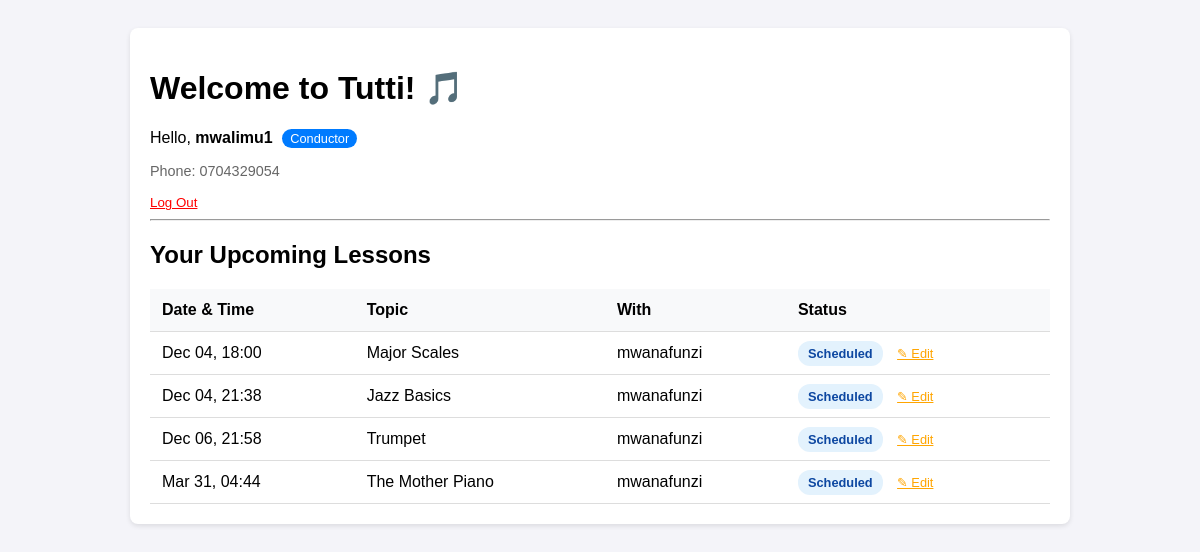
Page / (signed in) on the committed database.
### tuttiapp/models.py (models this page shows, shortened)
class User(AbstractUser):
    is_teacher = models.BooleanField(default=False)
    is_student = models.BooleanField(default=False)
    phone_number = models.CharField(max_length=15, blank=True, null=True, validators=[validate_kenyan_phone])

class Lesson(models.Model):
    STATUS_CHOICES = [
        ('REQUESTED', 'Requested'),  # Student requested a lesson
        ('SCHEDULED', 'Scheduled'),
        ('RESCHEDULE_PENDING', 'Reschedule Pending'), # Teacher requested reschedule
        ('COMPLETED', 'Completed'),       # Lesson happened, teacher marked it
        ('PENDING_PAYMENT', 'Pending Payment'), # Waiting for M-Pesa
        ('PAID', 'Paid'),                 # Money received
        ('CANCELLED', 'Cancelled'),
    ]
    teacher = models.ForeignKey(settings.AUTH_USER_MODEL, on_delete=models.CASCADE, related_name='lessons_taught')
    student = models.ForeignKey(settings.AUTH_USER_MODEL, on_delete=models.CASCADE, related_name='lessons_taken')
    start_time = models.DateTimeField()
    duration_minutes = models.PositiveIntegerField(default=60)
    topic = models.CharField(max_length=200, help_text="What are you teaching? e.g. Major Scales")
    teacher_notes = models.TextField(blank=True, help_text="Notes for the student to practice")
    price = models.DecimalField(max_digits=8, decimal_places=2, default=1500.00)
    status = models.CharField(max_length=20, choices=STATUS_CHOICES, default='SCHEDULED')
    is_student_reminder_sent = models.BooleanField(default=False)

### tuttiapp/views.py (the view)
# urls.py: path('', views.dashboard, name='dashboard'), # this means that dashboard is the homepage
@login_required
def dashboard(request):
    user = request.user
    if user.is_teacher:
        my_lessons = Lesson.objects.filter(teacher=user).order_by('start_time')
    elif user.is_student:
        my_lessons = Lesson.objects.filter(student=user).order_by('start_time')
    else:
        my_lessons = Lesson.objects.none()
    context = {
        'lessons': my_lessons
    }
    return render(request, 'tuttiapp/dashboard.html', context)

### tuttiapp/templates/tuttiapp/dashboard.html (shortened to what this page needs)
<!DOCTYPE html>
<html lang="en">
<head>
</head>
<body>
    <div class="card">
        <h1>Welcome to Tutti! 🎵</h1>
        {% if user.is_authenticated %}
            <p>Hello, <strong>{{ user.username }}</strong>
               {% if user.is_teacher %}<span class="role-badge">Conductor</span>{% endif %}
            </p>
            <p style="font-size: 0.9em; color: #666;">Phone: {{ user.phone_number|default:"Not set" }}</p>
            <form action="{% url 'logout' %}" method="post" style="display:inline;">
                <button type="submit" style="background:none; border:none; color:red; cursor:pointer; text-decoration:underline; padding:0;">Log Out</button>
            </form>
            <hr>
            <h2>Your Upcoming Lessons</h2>
            {% if lessons %}
                <table>
                    <thead>
                        <tr>
                            <th>Date & Time</th>
                            <th>Topic</th>
                            <th>With</th>
                            <th>Status</th>
                        </tr>
                    </thead>
                    <tbody>
                        {% for lesson in lessons %}
                        <tr>
                            <td>{{ lesson.start_time|date:"M d, H:i" }}</td>
                            <td>{{ lesson.topic }}</td>
                            <td>
                                {% if user.is_teacher %}
                                    {{ lesson.student.username }}
                                {% else %}
                                    {{ lesson.teacher.username }}
                                {% endif %}
                            </td>
<td>
    {% if lesson.status == 'REQUESTED' %}
        {% if user.is_teacher %}
            <a href="{% url 'approve_lesson' lesson.id %}" class="btn-accept">✔ Accept</a>
            <a href="{% url 'decline_lesson' lesson.id %}" class="btn-decline">✖ Decline</a>
        {% else %}
            <span class="badge requested">Waiting Approval...</span>
        {% endif %}
    {% elif lesson.status == 'SCHEDULED' %}
        <span class="badge scheduled">Scheduled</span>
        {% if user.is_teacher %}
            <a href="{% url 'reschedule_lesson' lesson.id %}" style="font-size:0.8em; margin-left:10px; color: orange;">✎ Edit</a>
        {% endif %}
    {% elif lesson.status == 'PENDING_PAYMENT' %}
    {% elif lesson.status == 'PAID' %}
        <span class="badge paid">Paid ✔</span>
    {% endif %}
</td>
                        </tr>
                        {% endfor %}
                    </tbody>
                </table>
            {% else %}
                <p style="text-align: center; padding: 20px; color: #666;">
                    No lessons found.
                    {% if user.is_student %}Click "Find a Teacher" above!{% endif %}
                </p>
            {% endif %}
        {% else %}
            <div style="text-align: center; padding: 40px;">
                <p>You are not logged in.</p>
                <a href="{% url 'login' %}" style="background-color: #007bff; color: white; padding: 10px 20px; text-decoration: none; border-radius: 5px;">Log in to Portal</a>
            </div>
        {% endif %}
    </div>
</body>
</html>

### tuttiapp/templates/tuttiapp/dashboard.html (style rules this page uses)
body { font-family: sans-serif; padding: 20px; background-color: #f4f4f9; }
.card { background: white; padding: 20px; border-radius: 8px; box-shadow: 0 2px 5px rgba(0,0,0,0.1); max-width: 900px; margin: auto; }
table { width: 100%; border-collapse: collapse; margin-top: 20px; }
th, td { padding: 12px; border-bottom: 1px solid #ddd; text-align: left; }
th { background-color: #f8f9fa; }
.badge { padding: 5px 10px; border-radius: 12px; font-size: 0.8em; font-weight: bold; }
.scheduled { background-color: #e3f2fd; color: #0d47a1; }
.role-badge { background: #007bff; color: white; padding: 2px 8px; border-radius: 10px; font-size: 0.8em; margin-left: 5px; }

### rows in the picture
User: username "mwalimu1", phone_number "0704329054"
Lesson: start_time "Dec 04, 18:00", topic "Major Scales", student.username "mwanafunzi", status "Scheduled"
Lesson: start_time "Dec 04, 21:38", topic "Jazz Basics", student.username "mwanafunzi", status "Scheduled"
Lesson: start_time "Dec 06, 21:58", topic "Trumpet", student.username "mwanafunzi", status "Scheduled"
Lesson: start_time "Mar 31, 04:44", topic "The Mother Piano", student.username "mwanafunzi", status "Scheduled"
